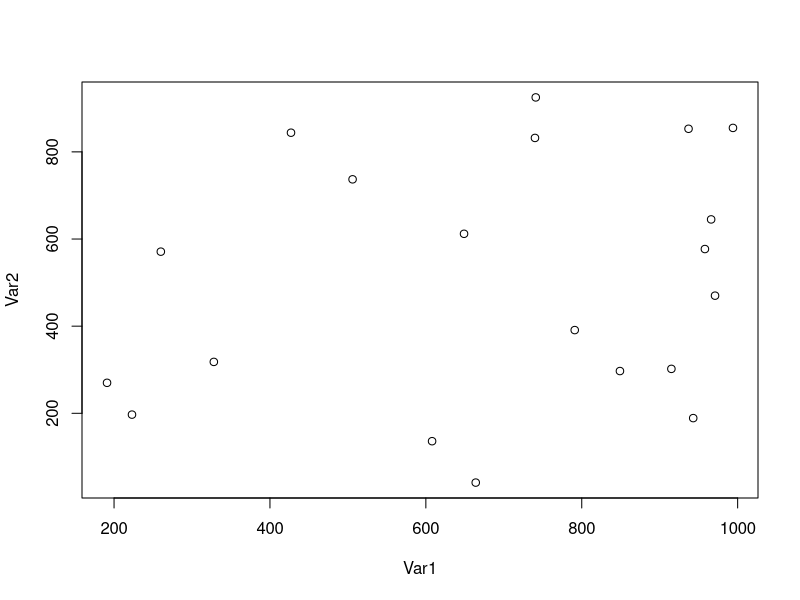
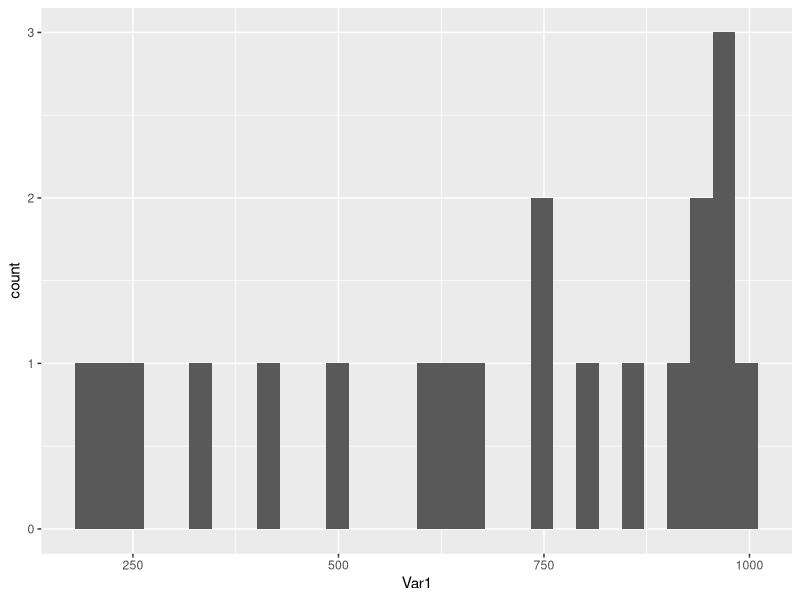
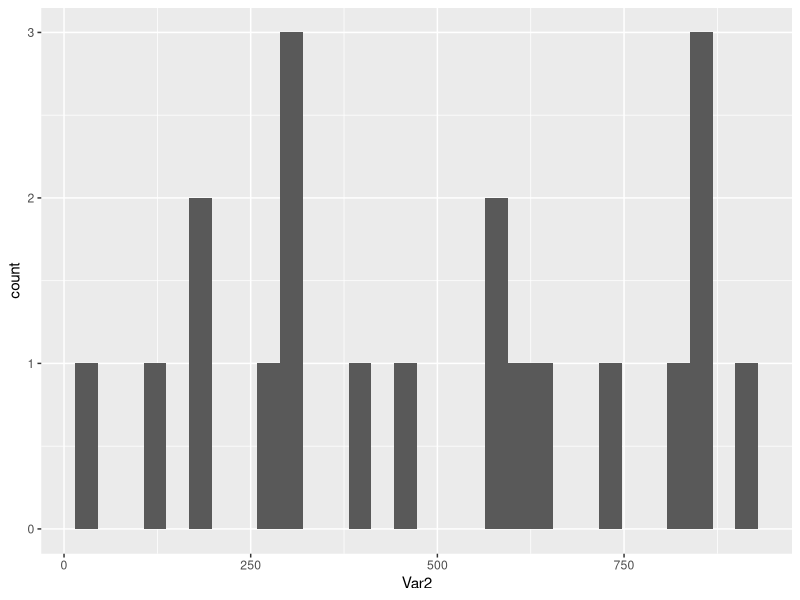
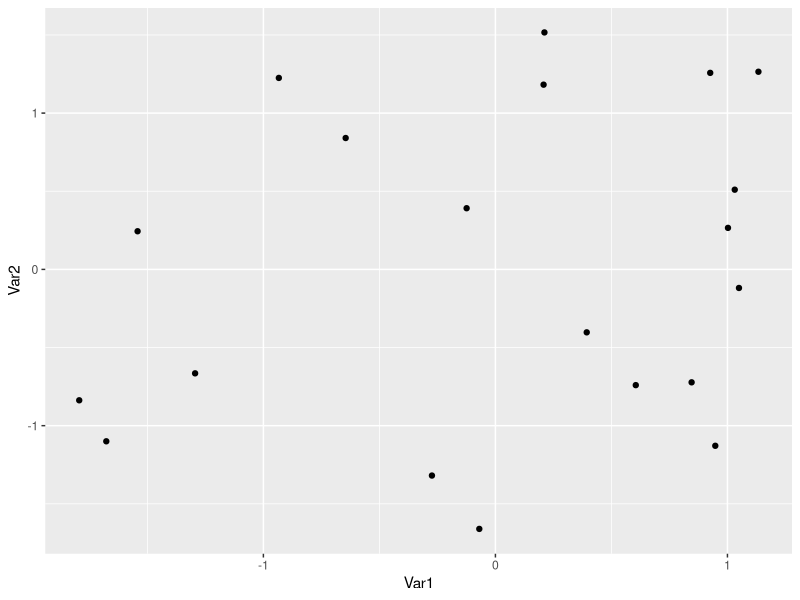
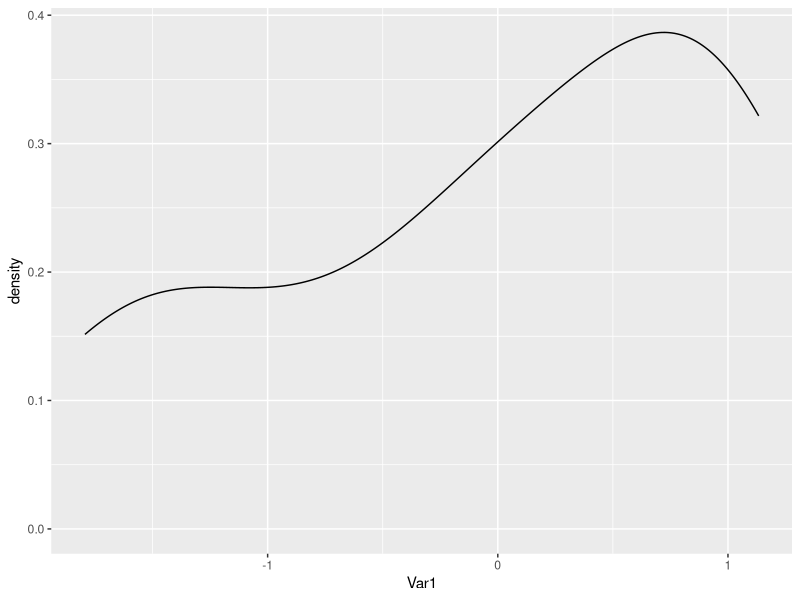
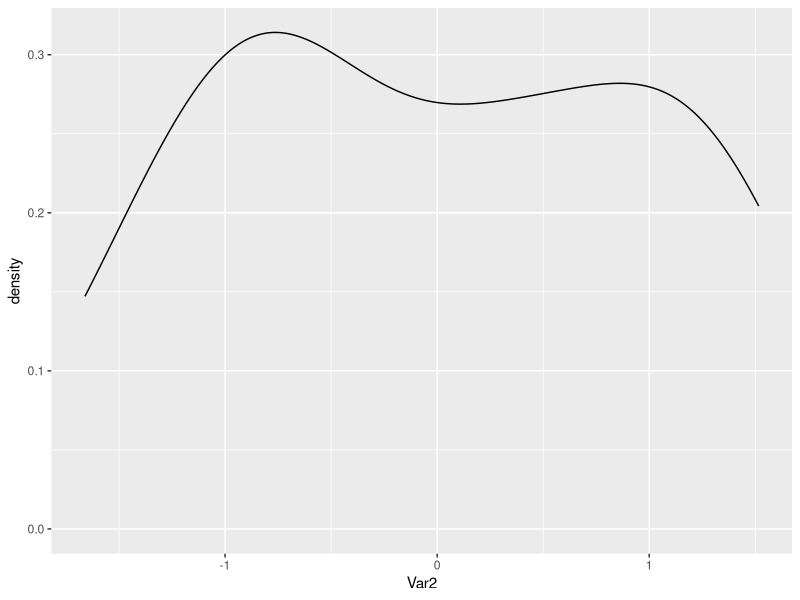

Recreate these plots in R, in order.
## ---- chunk 1
data <- data.frame(Var1 = sample(1:1000, size = 20, replace = TRUE), 
                   Var2 = sample(1:1000, size = 20, replace = TRUE))
## ---- chunk 2
head(data)
summary(data)
## ---- chunk 3
plot(data)
## ---- chunk 4
library(ggplot2)
ggplot(data, aes(Var1)) +
  geom_histogram()

ggplot(data, aes(Var2)) +
  geom_histogram()
## ---- chunk 5
data$Var1 <- scale(data$Var1)
data$Var2 <- scale(data$Var2)
summary(data)
## ---- chunk 6
ggplot(data, aes(Var1, Var2)) +
  geom_point()
## ---- chunk 7
ggplot(data, aes(Var1))+
  geom_density()
## ---- chunk 8
ggplot(data, aes(Var2)) +
  geom_density()
